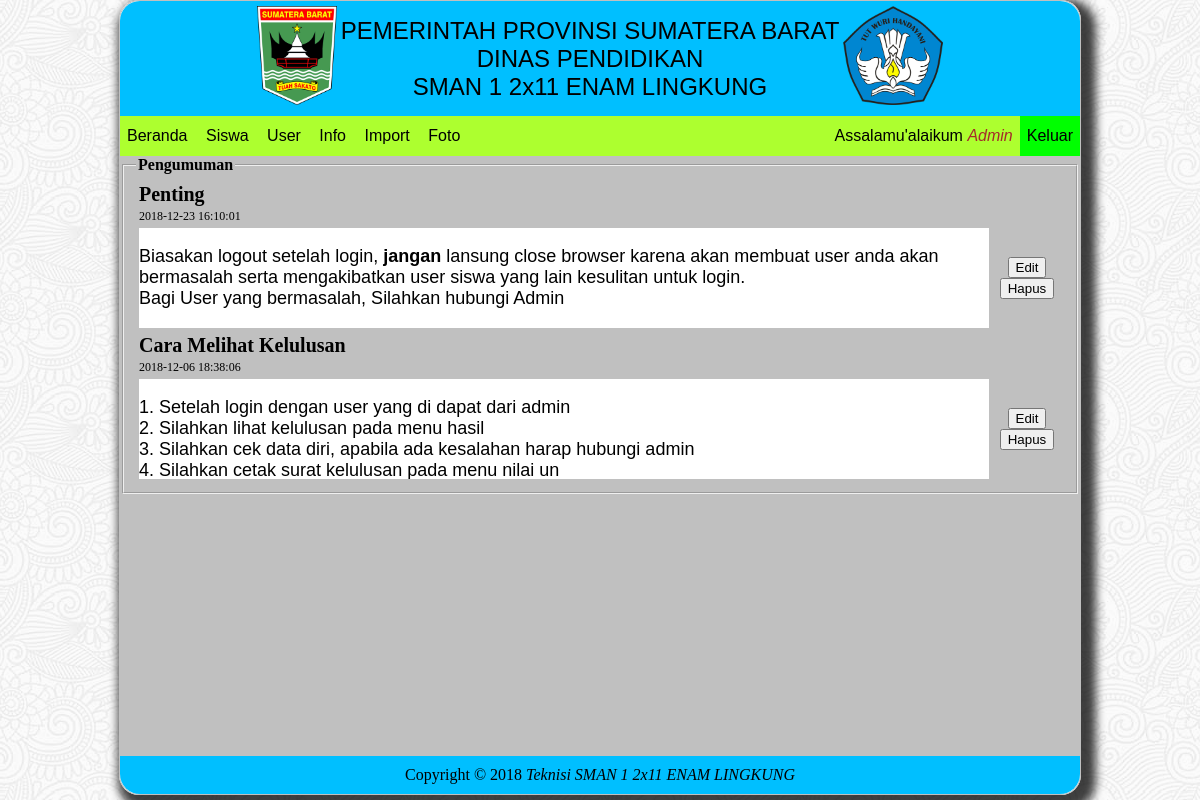
Screenshot of /beranda.php?page=e_info (signed in) with the database file from the repository.
### tables this page shows
CREATE TABLE `t_linfo`  (
  `id` int(11) NOT NULL AUTO_INCREMENT,
  `subjek` varchar(40) NOT NULL,
  `info` text NOT NULL,
  `tanggal` timestamp NOT NULL DEFAULT current_timestamp ON UPDATE CURRENT_TIMESTAMP,
  PRIMARY KEY (`id`) USING BTREE
);

### admin/info/e_info.php (the view)
<?php
include 'conn.php';
?>
<fieldset>
	<legend><b>Pengumuman</b></legend>
			<?php
			$sql = mysqli_query($conn, "SELECT * FROM t_linfo ORDER BY id DESC");
			while ($data = mysqli_fetch_array($sql)){
			?>
		<table>
			<tr>
				<td>
					<span style="font-size: 20px;"><b><?= $data['subjek']; ?></b></span><br>
					<span style="font-size: 12px;"><?= $data['tanggal']; ?></span>
				</td>
			</tr>
			<tr>
				<td><div style="height: 100px; width: 850px; font-family: arial;
				font-size: 18px; background-color: white; overflow: auto;"><?= $data['info']; ?></div></td>
				<td align="center">
					<a href="?page=e_info&action=edit&id=<?= $data['id']; ?>"><button style="cursor: pointer;">Edit</button></a>
					<a onclick="return confirm('Hapus Pengumuman ?')" href="?page=e_info&action=hapus&id=<?= $data['id']; ?>"><button style="cursor: pointer;">Hapus</button></a>
				</td>
			</tr>
		</table>
		<?php } ?>
</fieldset>

### css/beranda.css (style rules this page uses)
body { margin:0px auto; padding:0px; min-height: 100%; background-image: url('../img/tetap/back.png'); }

### rows the page displays
t_linfo: subjek "Penting", tanggal "2018-12-23 16:10:01", info "Biasakan logout setelah login, jangan lansung close browser karena akan membuat user anda akan bermasalah serta mengakibatkan user siswa yang lain kesulitan untuk login. Bagi User yang bermasalah, Silahkan hubungi Admin"
t_linfo: subjek "Cara Melihat Kelulusan", tanggal "2018-12-06 18:38:06", info "1. Setelah login dengan user yang di dapat dari admin 2. Silahkan lihat kelulusan pada menu hasil 3. Silahkan cek data diri, apabila ada kesalahan harap hubungi admin 4. Silahkan cetak surat kelulusan pada menu nilai un"

### other values shown
$_SESSION['nama'] "Admin"
